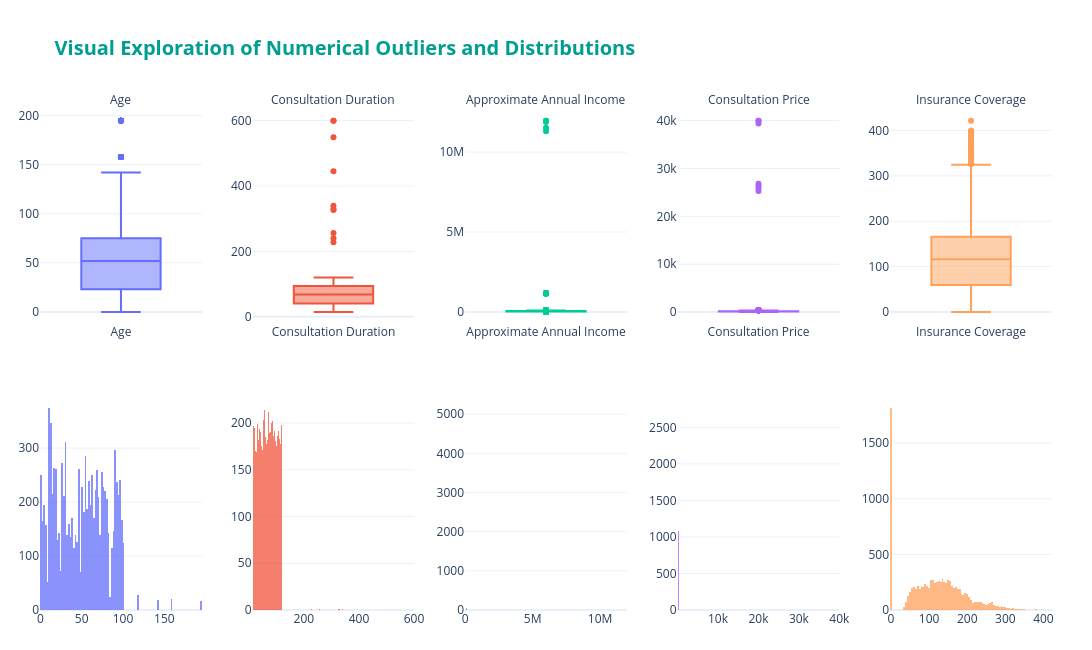

The code cell stored with this chart in its notebook:
### Markdown cell above
The describe table and the boxplots show a few values that are far away from the rest: ages up to 195, prices up to £39,999, incomes up to £12M and durations up to 600 minutes.

The IQR rule alone is not good to decide what to change. It marks about 2,300 incomes and 240 prices as outliers, but most of them are normal values: many children and students have an income of 0, which makes the distribution very skewed, and the price depends on the department (see below). So we use the IQR as a first look and then check each variable with what is possible in the real world and with the variable description in the project statement.

### Code cell
import plotly.graph_objects as go
import plotly.express as px
from plotly.subplots import make_subplots

# 1. Add <br> to break long titles into multiple lines
num_vars = [
    "Age", 
    "Consultation Duration", 
    "Approximate Annual Income", 
    "Consultation Price", 
    "Insurance Coverage"
]

# Create 2x6 grid: Row 1 = Boxplots, Row 2 = Histograms
fig = make_subplots(
    rows=2, cols=len(num_vars),
    subplot_titles=num_vars,
    vertical_spacing=0.15,
    horizontal_spacing=0.05
)

palette = px.colors.qualitative.Plotly

for i, var in enumerate(num_vars):
    color = palette[i % len(palette)]
    clean_var = var.replace("<br>", " ")
    
    # 1. Boxplot (Interactive IQR & Outlier View)
    fig.add_trace(
        go.Box(
            y=df_inconsistent[clean_var].dropna(),
            name=clean_var,
            marker_color=color,
            boxpoints='outliers',
            hovertemplate=f"<b>{clean_var}</b><br>Value: %{{y}}<extra></extra>"
        ),
        row=1, col=i+1
    )
    
    # 2. Histogram (Distribution Density)
    fig.add_trace(
        go.Histogram(
            x=df_inconsistent[clean_var].dropna(),
            name=clean_var,
            marker_color=color,
            opacity=0.75,
            showlegend=False,
            hovertemplate=f"<b>{clean_var}</b><br>Range: %{{x}}<br>Count: %{{y}}<extra></extra>"
        ),
        row=2, col=i+1
    )

# 2. Reduce the font size of the subplot titles
fig.update_annotations(font_size=12)

fig.update_layout(
    title_text="<b>Visual Exploration of Numerical Outliers and Distributions</b>",
    title_font=dict(size=20, color='#009E91'),
    template="plotly_white",
    height=650,
    width=1400,
    showlegend=False,
    margin=dict(l=40, r=40, t=110, b=40)
)

fig.show()

### Figure 1 — Plotly figure (JSON) as saved in the notebook; plotly's stock layout.template omitted (floating-point values rounded to 4 significant figures; data arrays with more than 128 entries replaced by an {"elided": "..."} marker saying what was removed)
{"data": [{"boxpoints": "outliers", "hovertemplate": "<b>Age</b><br>Value: %{y}<extra></extra>", "marker": {"color": "#636EFA"}, "name": "Age", "type": "box", "xaxis": "x", "y": {"elided": "10000 int values"}, "yaxis": "y"}, {"hovertemplate": "<b>Age</b><br>Range: %{x}<br>Count: %{y}<extra></extra>", "marker": {"color": "#636EFA"}, "name": "Age", "opacity": 0.75, "showlegend": false, "type": "histogram", "x": {"elided": "10000 int values"}, "xaxis": "x6", "yaxis": "y6"}, {"boxpoints": "outliers", "hovertemplate": "<b>Consultation Duration</b><br>Value: %{y}<extra></extra>", "marker": {"color": "#EF553B"}, "name": "Consultation Duration", "type": "box", "xaxis": "x2", "y": {"elided": "10000 int values"}, "yaxis": "y2"}, {"hovertemplate": "<b>Consultation Duration</b><br>Range: %{x}<br>Count: %{y}<extra></extra>", "marker": {"color": "#EF553B"}, "name": "Consultation Duration", "opacity": 0.75, "showlegend": false, "type": "histogram", "x": {"elided": "10000 int values"}, "xaxis": "x7", "yaxis": "y7"}, {"boxpoints": "outliers", "hovertemplate": "<b>Approximate Annual Income</b><br>Value: %{y}<extra></extra>", "marker": {"color": "#00CC96"}, "name": "Approximate Annual Income", "type": "box", "xaxis": "x3", "y": {"elided": "10000 float values"}, "yaxis": "y3"}, {"hovertemplate": "<b>Approximate Annual Income</b><br>Range: %{x}<br>Count: %{y}<extra></extra>", "marker": {"color": "#00CC96"}, "name": "Approximate Annual Income", "opacity": 0.75, "showlegend": false, "type": "histogram", "x": {"elided": "10000 float values"}, "xaxis": "x8", "yaxis": "y8"}, {"boxpoints": "outliers", "hovertemplate": "<b>Consultation Price</b><br>Value: %{y}<extra></extra>", "marker": {"color": "#AB63FA"}, "name": "Consultation Price", "type": "box", "xaxis": "x4", "y": {"elided": "10000 float values"}, "yaxis": "y4"}, {"hovertemplate": "<b>Consultation Price</b><br>Range: %{x}<br>Count: %{y}<extra></extra>", "marker": {"color": "#AB63FA"}, "name": "Consultation Price", "opacity": 0.75, "showlegend": false, "type": "histogram", "x": {"elided": "10000 float values"}, "xaxis": "x9", "yaxis": "y9"}, {"boxpoints": "outliers", "hovertemplate": "<b>Insurance Coverage</b><br>Value: %{y}<extra></extra>", "marker": {"color": "#FFA15A"}, "name": "Insurance Coverage", "type": "box", "xaxis": "x5", "y": {"elided": "10000 float values"}, "yaxis": "y5"}, {"hovertemplate": "<b>Insurance Coverage</b><br>Range: %{x}<br>Count: %{y}<extra></extra>", "marker": {"color": "#FFA15A"}, "name": "Insurance Coverage", "opacity": 0.75, "showlegend": false, "type": "histogram", "x": {"elided": "10000 float values"}, "xaxis": "x10", "yaxis": "y10"}], "layout": {"annotations": [{"font": {"size": 12}, "showarrow": false, "text": "Age", "x": 0.08, "xanchor": "center", "xref": "paper", "y": 1.0, "yanchor": "bottom", "yref": "paper"}, {"font": {"size": 12}, "showarrow": false, "text": "Consultation Duration", "x": 0.29, "xanchor": "center", "xref": "paper", "y": 1.0, "yanchor": "bottom", "yref": "paper"}, {"font": {"size": 12}, "showarrow": false, "text": "Approximate Annual Income", "x": 0.5, "xanchor": "center", "xref": "paper", "y": 1.0, "yanchor": "bottom", "yref": "paper"}, {"font": {"size": 12}, "showarrow": false, "text": "Consultation Price", "x": 0.71, "xanchor": "center", "xref": "paper", "y": 1.0, "yanchor": "bottom", "yref": "paper"}, {"font": {"size": 12}, "showarrow": false, "text": "Insurance Coverage", "x": 0.92, "xanchor": "center", "xref": "paper", "y": 1.0, "yanchor": "bottom", "yref": "paper"}], "height": 650, "margin": {"b": 40, "l": 40, "r": 40, "t": 110}, "showlegend": false, "title": {"font": {"color": "#009E91", "size": 20}, "text": "<b>Visual Exploration of Numerical Outliers and Distributions</b>"}, "width": 1400, "xaxis": {"anchor": "y", "domain": [0.0, 0.16]}, "xaxis10": {"anchor": "y10", "domain": [0.84, 1.0]}, "xaxis2": {"anchor": "y2", "domain": [0.21, 0.37]}, "xaxis3": {"anchor": "y3", "domain": [0.42, 0.58]}, "xaxis4": {"anchor": "y4", "domain": [0.63, 0.79]}, "xaxis5": {"anchor": "y5", "domain": [0.84, 1.0]}, "xaxis6": {"anchor": "y6", "domain": [0.0, 0.16]}, "xaxis7": {"anchor": "y7", "domain": [0.21, 0.37]}, "xaxis8": {"anchor": "y8", "domain": [0.42, 0.58]}, "xaxis9": {"anchor": "y9", "domain": [0.63, 0.79]}, "yaxis": {"anchor": "x", "domain": [0.575, 1.0]}, "yaxis10": {"anchor": "x10", "domain": [0.0, 0.425]}, "yaxis2": {"anchor": "x2", "domain": [0.575, 1.0]}, "yaxis3": {"anchor": "x3", "domain": [0.575, 1.0]}, "yaxis4": {"anchor": "x4", "domain": [0.575, 1.0]}, "yaxis5": {"anchor": "x5", "domain": [0.575, 1.0]}, "yaxis6": {"anchor": "x6", "domain": [0.0, 0.425]}, "yaxis7": {"anchor": "x7", "domain": [0.0, 0.425]}, "yaxis8": {"anchor": "x8", "domain": [0.0, 0.425]}, "yaxis9": {"anchor": "x9", "domain": [0.0, 0.425]}}}
